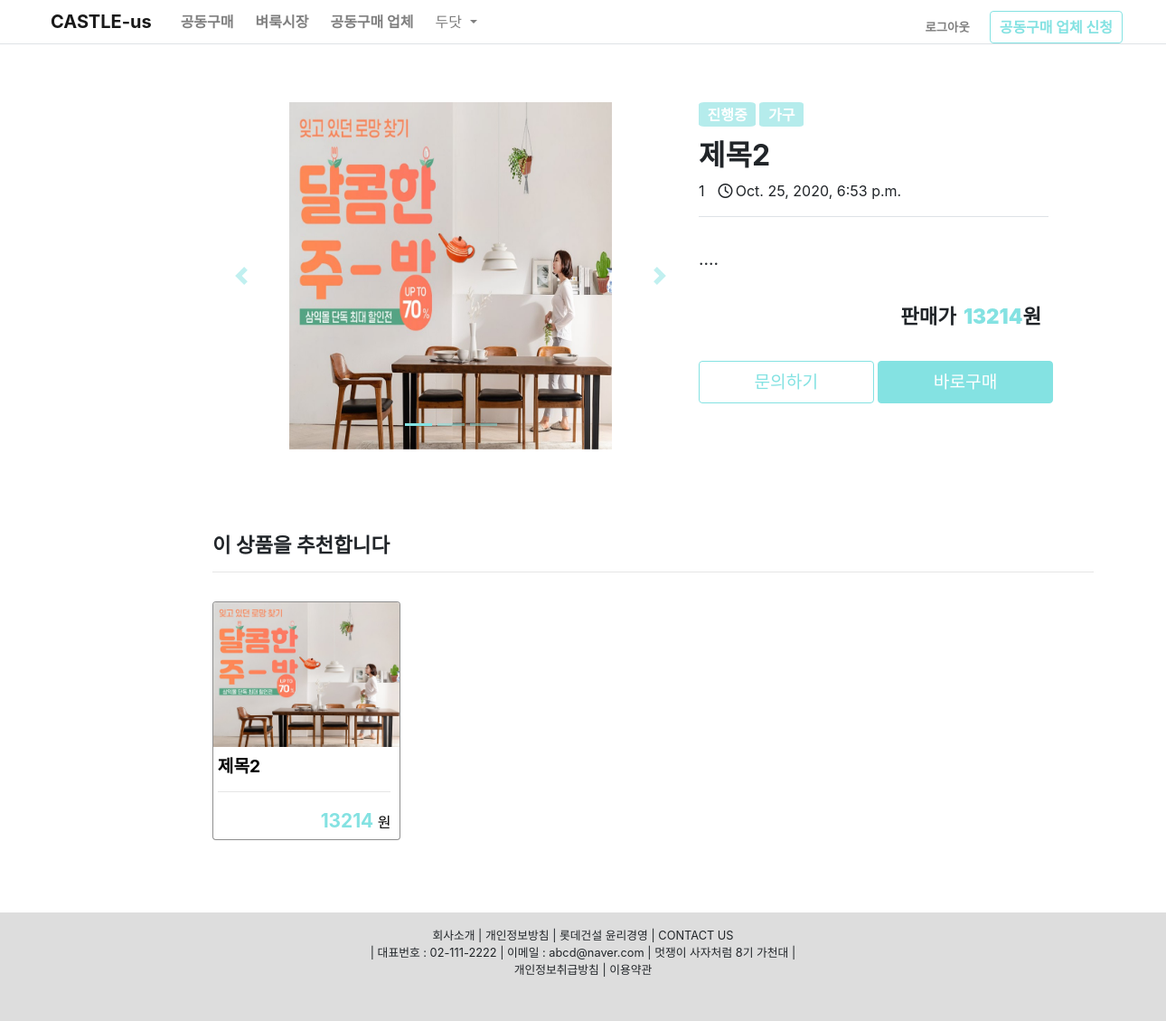
Screenshot of /fleaMarket_detail/1 (signed in) with the database file from the repository.
### app/models.py (models this page shows)
class Company(models.Model):
    user_id = models.IntegerField()
    name = models.CharField(max_length=100)
    phone = models.IntegerField()
    img = models.ImageField(upload_to='images/', null=True)
    contents = models.TextField()

class Flee_market(models.Model):
    title = models.TextField()
    img = models.ImageField(upload_to='images/', null=True)
    img1 = models.ImageField(upload_to='images/', null=True)
    img2 = models.ImageField(upload_to='images/', null=True)
    contents = models.TextField(null = True)
    proceeding = models.IntegerField()
    date = models.DateTimeField(auto_now_add=True)
    price = models.IntegerField()
    writer = models.IntegerField()
    category = models.IntegerField()
    apartment = models.CharField(max_length=100)

class User_info(models.Model):
   user_id = models.IntegerField()
   nickname = models.CharField(max_length=100)
   apartment = models.CharField(max_length=100)
   address = models.CharField(max_length=100)
   phone = models.IntegerField()

### app/views.py (the view)
# urls.py: path('fleaMarket_detail/<int:id>', app.views.fleaMarket_detail, name='fleaMarket_detail'),
def fleaMarket_detail(request, id):
    user_pk = request.session.get('user')
    if user_pk:
        user = get_object_or_404(User, id = user_pk)
        if user.first_name == '사업자':
            apartment = get_object_or_404(Company, user_id = user_pk)
            apartment = apartment.name
            isCompany = True
        else:
            apartment = get_object_or_404(User_info, user_id = user_pk)
            apartment = apartment.apartment
            isCompany = False
        fleaMarket = get_object_or_404(Flee_market, pk =id)
        user_info = User_info.objects.all()
        fleaMarketAll = Flee_market.objects.all()
        randomNum = []
        randomObjList = []
        for i in range(1, len(fleaMarketAll)+1):
            randomNum.append(i)
        if(len(randomNum) > 4):
            randomNum = random.sample(randomNum, 4)
        for i in range(len(randomNum)):
            for j in range(fleaMarketAll.count()):
                if randomNum[i] == fleaMarketAll[j].id:
                    randomObjList.append(fleaMarketAll[j])
    return render(request, 'fleaMarket_detail.html', { 'randomObjList':randomObjList,'fleaMarket': fleaMarket, 'fleaMarketAll': fleaMarketAll, 'user_info': user_info, 'apartment': apartment,'isCompany':isCompany})

### app/templates/fleaMarket_detail.html (shortened to what this page needs)
{%extends 'base.html'%}
{%block contents%}
{% load static %}
<link rel="stylesheet" href="{% static 'fleaMarket_detail.css' %}">
<div class="container-fluid row pt-5" style="margin-left:5rem; margin-right:5rem;">
    <div class="col-2"></div>
    <div class="col">
        <div id="carouselExampleIndicators" class="carousel slide" data-ride="carousel">
            <ol class="carousel-indicators">
                <li data-target="#carouselExampleIndicators" data-slide-to="0" class="active"></li>
                <li data-target="#carouselExampleIndicators" data-slide-to="1"></li>
                <li data-target="#carouselExampleIndicators" data-slide-to="2"></li>
            </ol>
            <div class="carousel-inner">
                <div class="carousel-item active">
                    <img src="../media/{{fleaMarket.img}}" class="d-block w-100" alt="...">
                </div>
            </div>
            <a class="carousel-control-prev" href="#carouselExampleIndicators" role="button" data-slide="prev">
                <span class="carousel-control-prev-icon" aria-hidden="true"></span>
            </a>
            <a class="carousel-control-next" href="#carouselExampleIndicators" role="button" data-slide="next">
                <span class="carousel-control-next-icon" aria-hidden="true"></span>
            </a>
        </div>
    </div>
    <div class="col p-0">
        <div class="detaody">
            <div class="detail-info ">
                <div class="row">
                    <div class="col-md-auto p-0 pr-1">
                        {%if fleaMarket.proceeding == 1 %}
                        <span class="proceeding">진행중</span>
                        {%else%}
                        <span class="proceeding" style="background: gray;">진행종료</span>
                        {%endif%}
                    </div>
                    <div class="col-md-auto p-0 ">
                        {%if fleaMarket.category == 1%}
                        <span class="proceeding">가구</span>
                        {%elif fleaMarket.category == 2%}
                        <span class="proceeding">침구</span>
                        {%elif fleaMarket.category == 3%}
                        <span class="proceeding">패브릭</span>
                        {%elif fleaMarket.category == 4%}
                        <span class="proceeding">조명</span>
                        {%elif fleaMarket.category == 5%}
                        <span class="proceeding">홈데코</span>
                        {%elif fleaMarket.category == 6%}
                        <span class="proceeding">가전</span>
                        {%elif fleaMarket.category == 7%}
                        <span class="proceeding">수납/정리</span>
                        {%elif fleaMarket.category == 8%}
                        <span class="proceeding">생활용품</span>
                        {%elif fleaMarket.category == 9%}
                        <span class="proceeding">주방</span>
                        {%elif fleaMarket.category == 10%}
                        <span class="proceeding">DIY/공구</span>
                        {%elif fleaMarket.category == 11%}
                        <span class="proceeding">인테리어</span>
                        {%else%}
                        <span class="proceeding">반려동물</span>
                        {%endif%}
                    </div>
                </div>
                <div class="row">
                    <h1 class="detail-title">{{fleaMarket.title}}</h1>
                </div>
                <div class="row border-bottom pb-3">
                    <div class="col-md-auto p-0">
                        {%for i in user_info.all%}
                        {%if i.user_id == fleaMarket.writer%}
                        <span class="p-0">{{i.nickname}}</span>
                        {%endif%}
                        {%endfor%}
                    </div>
                    <div class="col-md-auto">
                        <div class=""><i class="far fa-clock"></i>{{fleaMarket.date}}</div>
                    </div>
                </div>
                <div class="row">
                    <p class="detail-content">
                        {{fleaMarket.contents|safe}}
                    </p>
                </div>
                <div class="row d-flex justify-content-end">
                    <div class="price-info ">판매가<strong class="price">{{fleaMarket.price}}</strong>원</div>
                </div>
                <div class="row mt-3">
                    <div class="col p-0">
                        <button type="button" class="btn btn-primary enquire-btn p-0 w-100 p-2" data-toggle="modal"
                        data-target="#exampleModal">문의하기</button>
                    </div>
                    <div class="col p-0">
                        <button type="button" class="btn btn-primary purchase-btn p-0 w-100 p-2">바로구매</button>
                    </div>
                </div>
            </div>
        </div>
    </div>
    <div class="col-2"></div>
</div>
<div class="container container2" style="padding: 0 5 0 10rem; ">
    <div class="recommendation">
        <h3 class="recommendation-title">이 상품을 추천합니다</h3>
        <hr>
        <div class="recommendation-product">
            {%for i in randomObjList%}
            <a href="/fleaMarket_detail/{{i.id}}">
                <div class="card product-card" style="width: 13rem;">
                    <img src="../media/{{i.img}}" class="card-img-top" alt="..." style="height: 10rem;">
                    <div class="card-body">
                        <h5 class="product-name">{{i.title}}</h5>
                        <div style="text-align: right; margin-right: .3rem">
                            <hr>
                            <strong class="product-price">{{i.price}}</strong>
                            <span>원</span>
                        </div>
                    </div>
                </div>
            </a>
            {%endfor%}
        </div>
    </div>
</div>
{%endblock%}

### app/templates/base.html (shortened to what this page needs)
<head>
    <link rel="stylesheet" href="https://stackpath.bootstrapcdn.com/bootstrap/4.4.1/css/bootstrap.min.css">
</head>
<body>
    <nav class="navbar navbar-expand-lg navbar-light bg-light border-bottom-1 border-bottom p-0" style="background-color:white!important; ">
        <a class="navbar-brand ml-5 pl-2" href="{%url 'main' %}" style="font-weight : bold;"  id="navv">CASTLE-us</a>
        <div class="collapse navbar-collapse" id="navbarSupportedContent">
          <ul class="navbar-nav mr-auto ml-2">
            <li class="nav-item  ">
              <a class="nav-link" href="{%url 'group_board' %}" style="font-weight : bold;"  id="navv">공동구매 <span class="sr-only">(current)</span></a>
            </li>
            <li class="nav-item ml-2">
              <a class="nav-link" href="{%url 'fleaMarket' %}" style="font-weight : bold;" id="navv">벼룩시장</a>
            </li>
            <li class="nav-item ml-2">
                <a class="nav-link" href="{%url 'companyBuying' %}" style="font-weight : bold;" id="navv">공동구매 업체</a>
              </li>
            <li class="nav-item dropdown ml-2">
              <a class="nav-link dropdown-toggle" href="#" id="navbarDropdown" role="button" data-toggle="dropdown" aria-haspopup="true" aria-expanded="false">
                {{apartment}}
              </a>
            </li>
          </ul>
          <ul class="navbar-nav mr-5">
                <li class="nav-item mr-3 mt-3 pt-1">
                  <form id="logout" method="POST" action="{% url 'logout' %}">
                    {% csrf_token %} <input class="bg-white text-black-50 border-0" style="font-weight : bold; font-size:smaller" type="submit" value="로그아웃">
                  </form>
                  </li>
                <li class="nav-item mt-2 pt-1">
                    <button  id="navvv" class="rounded"><a class="nav-link rounded p-1"  href="{%url 'register3' %}" style="color: #84e2e2; font-weight:bold">공동구매 업체 신청</a>
                    </button>
              </li>
          </ul>
        </div>
      </nav>
    {% block contents %}
    {% endblock %}
    <div class="footer text-center pt-3">
      <small>
      회사소개 | 개인정보방침 | 롯데건설 윤리경영 | CONTACT US<br>
      | 대표번호 : 02-111-2222 | 이메일 : abcd@naver.com | 멋쟁이 사자처럼 8기 가천대 |<br>
      개인정보취급방침 | 이용약관
      </small>
  </div>
    </body>

### app/static/fleaMarket_detail.css (style rules this page uses)
* { margin: 0; }
.container { margin-top: 1rem; margin-top: 1rem; padding: 0 16rem; }
a { color: black; }
.detail-title { font-size: 2rem; font-weight: bold; margin-top: 0.8rem; }
.fa-clock { margin-right: 0.2rem; }
.price-info { font-size: 1.4rem; font-weight: bold; float: right; margin-right: 0.5rem; margin-bottom: 1rem; }
.price { color: #84e2e2; margin-left: 0.5rem; }
#carouselExampleIndicators { margin-top: 1rem; }
.carousel img { height: 24rem !important; }
.carousel li { background-color: #84e2e2; }
.carousel-control-prev { margin-left: -5rem; }
.carousel-control-next { margin-right: -5rem; }
.detail-content { margin: 2rem 0; font-size: 1.2rem; }
.enquire-btn { padding: 0.5rem 4rem; border-color: #84e2e2; margin-right: 0.3rem; background-color: white; color: #84e2e2; font-size: 1.2rem; }
.purchase-btn { border-color: #84e2e2; padding: 0.5rem 4rem; margin-left: 0.3rem; background-color: #84e2e2; color: white; font-size: 1.2rem; }
.recommendation { margin: 4rem 0; }
.recommendation-product { display: flex; flex-wrap: wrap; }
.recommendation-title { font-weight: bold; font-size: 1.4rem; margin: 1rem 0; }
.product-name { font-weight: bold; font-size: 1.2rem; margin: 0.3rem 0; }
.product-price { color: #84e2e2; font-size: 1.3rem; margin-top: 0.2rem; margin-bottom: 1rem; }
.product-card { border-color: white; display: inline-block; margin: 1rem 0; border:solid rgba(0, 0, 0, 0.445) 1px; transition: 0.3s; margin-right: 2rem; }
.product-card .card-body { padding: 0.3rem; }
.proceeding { display: inline-block; background-color: #b5ecec; color: white; border-radius: 10%; padding: 0.1rem 0.6rem; font-weight: bold; margin-top: 1rem; }

### app/templates/base.html (style rules this page uses)
#navvv { border-color: #84e2e2!important; border : solid 1px; color:#84e2e2!important; background-color: white; }
.footer { bottom:0; width:100%; height:15%; background-color:#ddd; margin-top:4em; display: block; position: relative; }

### rows the page displays
Company: name "두닷"
Flee_market: img (picture), title "제목2", date "Oct. 25, 2020, 6:53 p.m.", contents "....", price "13214"
User_info: nickname "1"
